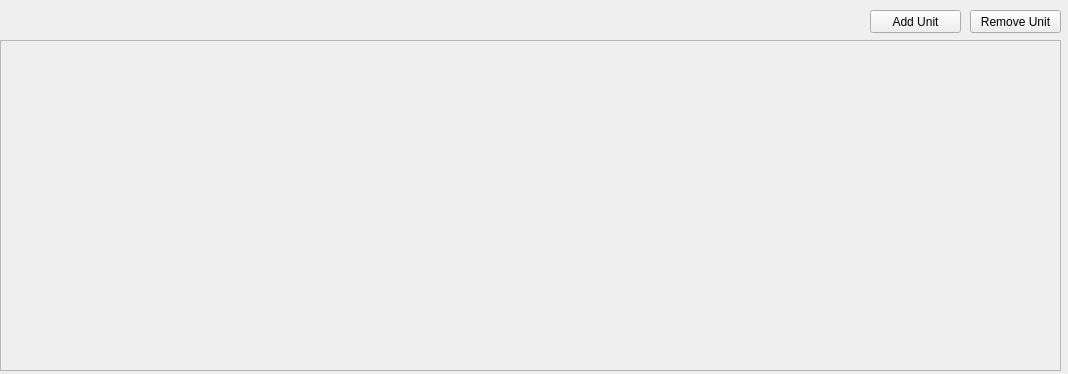
<?xml version="1.0" encoding="UTF-8"?>
<ui version="4.0">
 <class>CommWidget</class>
 <widget class="QWidget" name="CommWidget">
  <property name="geometry">
   <rect>
    <x>0</x>
    <y>0</y>
    <width>1068</width>
    <height>374</height>
   </rect>
  </property>
  <property name="sizePolicy">
   <sizepolicy hsizetype="Preferred" vsizetype="Preferred">
    <horstretch>0</horstretch>
    <verstretch>0</verstretch>
   </sizepolicy>
  </property>
  <property name="minimumSize">
   <size>
    <width>1068</width>
    <height>374</height>
   </size>
  </property>
  <property name="maximumSize">
   <size>
    <width>1068</width>
    <height>374</height>
   </size>
  </property>
  <property name="windowTitle">
   <string>Form</string>
  </property>
  <widget class="QScrollArea" name="comm_scroll">
   <property name="geometry">
    <rect>
     <x>0</x>
     <y>40</y>
     <width>1061</width>
     <height>331</height>
    </rect>
   </property>
   <property name="minimumSize">
    <size>
     <width>1061</width>
     <height>331</height>
    </size>
   </property>
   <property name="maximumSize">
    <size>
     <width>1061</width>
     <height>331</height>
    </size>
   </property>
   <property name="widgetResizable">
    <bool>true</bool>
   </property>
   <property name="alignment">
    <set>Qt::AlignLeading|Qt::AlignLeft|Qt::AlignVCenter</set>
   </property>
   <widget class="QWidget" name="comm_scrollArea">
    <property name="geometry">
     <rect>
      <x>0</x>
      <y>0</y>
      <width>1059</width>
      <height>329</height>
     </rect>
    </property>
    <layout class="QVBoxLayout" name="comm_layout">
     <property name="leftMargin">
      <number>0</number>
     </property>
     <property name="topMargin">
      <number>0</number>
     </property>
     <property name="rightMargin">
      <number>0</number>
     </property>
     <property name="bottomMargin">
      <number>0</number>
     </property>
    </layout>
   </widget>
  </widget>
  <widget class="QPushButton" name="comm_addUnit">
   <property name="geometry">
    <rect>
     <x>870</x>
     <y>10</y>
     <width>91</width>
     <height>23</height>
    </rect>
   </property>
   <property name="text">
    <string>Add Unit</string>
   </property>
  </widget>
  <widget class="QPushButton" name="comm_remUnit">
   <property name="geometry">
    <rect>
     <x>970</x>
     <y>10</y>
     <width>91</width>
     <height>23</height>
    </rect>
   </property>
   <property name="text">
    <string>Remove Unit</string>
   </property>
  </widget>
 </widget>
 <resources/>
 <connections/>
</ui>
